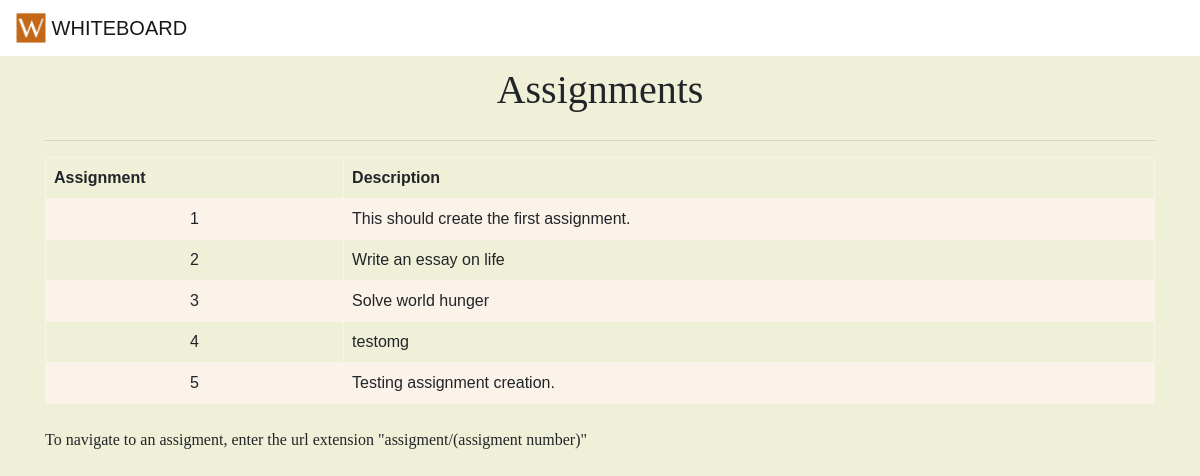
The page /assignments/ on the database as committed earlier.
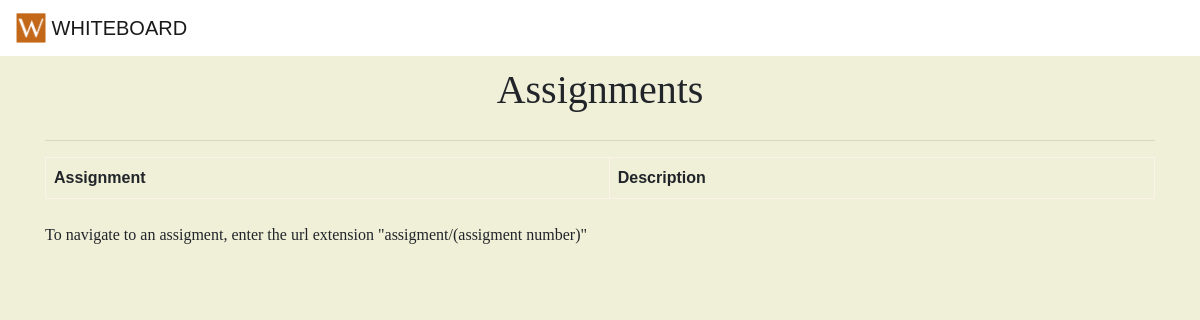
The same page on the database as committed later.
### canvas/models.py (models this page shows, shortened)
class Assignment(models.Model):
    assignment_id = models.IntegerField(primary_key=True)
    quest_id = models.ForeignKey(Quest, null=True,on_delete=models.CASCADE)
    description = models.CharField(null = True, max_length = 500)
    file = models.FileField(null = True)

### canvas/views.py (the view)
# urls.py: url(r'^assignments/$', AssignmentsView.as_view(),name='assignments'),
class AssignmentsView(View):
	def get(self, request):
		query_results = Assignment.objects.all()
		return render(request, 'Assignments.html', {"allAssignments": query_results})

### templates/Assignments.html (shortened to what this page needs)
<!DOCTYPE html>
<html>
{% load static %}
<head>
	<link rel="stylesheet" href="https://maxcdn.bootstrapcdn.com/bootstrap/4.0.0-beta/css/bootstrap.min.css">
	<link rel="stylesheet" href= "{% static "style.css" %}">
</head>
<body>
	<nav class="navbar navbar-light bg-faded">
	  <a class="navbar-brand" href="{% url 'welcome'%}">
	    <img src="{% static "logo.png" %}" width="30" height="30" class="d-inline-block align-top" alt="">
	    WHITEBOARD
	  </a>
	</nav>
<div class="container">
	<h1 class="head">Assignments</h1>
		<hr>
		<table>
			<tr>
				<th>Assignment</th>
				<th>Description</th>
			</tr>
			{% for assignment in allAssignments %}
			<tr>
				<td><center>{{assignment.assignment_id}}</center></td>
				<td>{{assignment.description}}</td>
			</tr>
			{% endfor %}
		</table>
		<br>
		<p>To navigate to an assigment, enter the url extension "assigment/(assigment number)"</p>
</div>
</body>
</html>

### canvas/static/style.css (style rules this page uses)
* { box-sizing:border-box; }
body { font-family: 'Patrick Hand SC', cursive; background-color:#F0F0D8; }
h1 { text-align: center; }
.head, .instructions { text-align: center; font-family: 'Verdana'; padding: 10px; }
.navbar { font-family: 'Text Me One', sans-serif; background-color: white; }
table { font-family: arial, sans-serif; border-collapse: collapse; width: 100%; }
td, th { border: 1px solid #fbf2e9; text-align: left; padding: 8px; }

Rows that differ between the two databases and show on the page:
removed Assignment: assignment_id "1", description "This should create the first assignment."
removed Assignment: assignment_id "2", description "Write an essay on life"
removed Assignment: assignment_id "3", description "Solve world hunger"
removed Assignment: assignment_id "4", description "testomg"
removed Assignment: assignment_id "5", description "Testing assignment creation."
